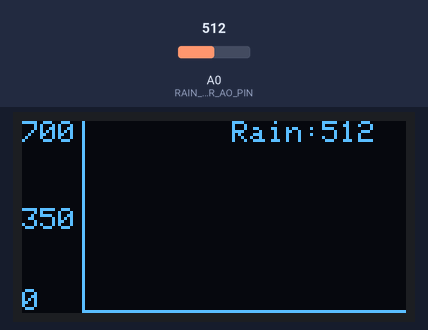
A sketch run on a simulated Arduino Uno, built with avr-gcc and run on an emulated ATmega328P. On the bench: 128×64 one-colour display. The test bench sets the inputs (shaded band); at power-on: A0 (RAIN_SENSOR_AO_PIN) = 512.

Above: at 2.2 s.
2.3 s: A0 (RAIN_SENSOR_AO_PIN) set to 710
At 4.1 s:
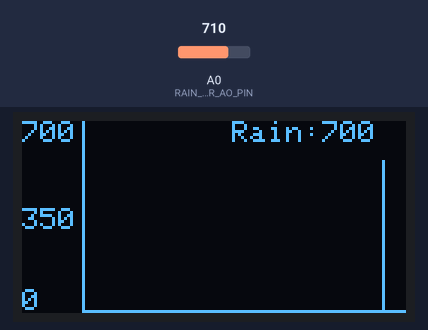
4.4 s: A0 (RAIN_SENSOR_AO_PIN) set to 690
At 5.7 s:
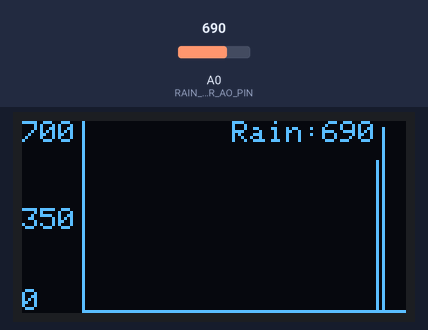
6.4 s: A0 (RAIN_SENSOR_AO_PIN) set to 716
At 8.5 s:
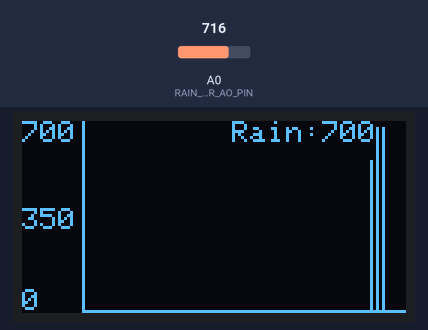
Timing chart, 0 to 10.0 s (numbered marks = the images above; inputs shaded):
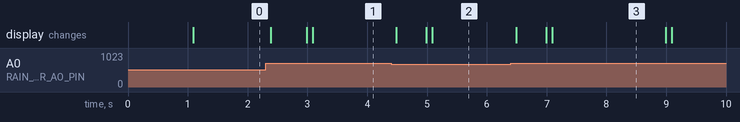

The sketch:

raindrop_analog_oled_histogram.ino
```cpp
/*
raindrop module analog output for graph

Wire Connection
1. Rain Sensor Module	Arduino	Notes
VCC	5V	Power supply
GND	GND	Ground
DO (digital out)	D2 (example)	HIGH when dry, LOW when wet
AO (analog out)	A0 (optional)	Returns analog moisture level
2. OLED wire connecction
Wiring: I2C OLED
OLED Pin	Arduino Uno / Mega
VCC	5V
GND	GND
SDA	A4 (Uno) / 20 (Mega)
SCL	A5 (Uno) / 21 (Mega)
*/

#include <Wire.h>
#include <Adafruit_GFX.h>
#include <Adafruit_SSD1306.h>

#define RAIN_SENSOR_AO_PIN A0
#define SCREEN_WIDTH 128
#define SCREEN_HEIGHT 64

Adafruit_SSD1306 display(SCREEN_WIDTH, SCREEN_HEIGHT, &Wire, -1);

// Histogram settings
#define MAX_BARS 50
#define BAR_WIDTH 2
#define SAMPLE_INTERVAL 100     // ms
#define SAMPLE_WINDOW 2000      // 2 seconds
#define SAMPLES_PER_BAR (SAMPLE_WINDOW / SAMPLE_INTERVAL)

uint8_t barHeights[MAX_BARS] = {0}; // Histogram values
int currentBarIndex = 0;

int rainSamples[SAMPLES_PER_BAR];
int sampleCount = 0;
unsigned long lastSampleTime = 0;

const int MAX_ANALOG = 700;

void setup() {
  Serial.begin(9600);
  if (!display.begin(SSD1306_SWITCHCAPVCC, 0x3C)) {
    Serial.println(F("OLED not found"));
    while (true);
  }

  display.clearDisplay();
  display.setTextColor(SSD1306_WHITE);
  display.setTextSize(1);
  display.setCursor(0, 0);
  display.println("Rain Histogram Init");
  display.display();
  delay(1000);
}

void loop() {
  if (millis() - lastSampleTime >= SAMPLE_INTERVAL) {
    lastSampleTime = millis();

    // Read and clamp rain value
    int rainValue = analogRead(RAIN_SENSOR_AO_PIN);
    rainValue = constrain(rainValue, 0, MAX_ANALOG);
    rainSamples[sampleCount++] = rainValue;

    // Once we have enough samples for a bar
    if (sampleCount >= SAMPLES_PER_BAR) {
      // Compute average
      long sum = 0;
      for (int i = 0; i < SAMPLES_PER_BAR; i++) {
        sum += rainSamples[i];
      }
      int avg = sum / SAMPLES_PER_BAR;

      // Map to display height
      uint8_t barHeight = map(avg, 0, MAX_ANALOG, 0, SCREEN_HEIGHT - 1);

      // Shift bars left
      for (int i = 0; i < MAX_BARS - 1; i++) {
        barHeights[i] = barHeights[i + 1];
      }
      barHeights[MAX_BARS - 1] = barHeight;

      sampleCount = 0; // Reset for next bar
    }

    // Draw histogram
    display.clearDisplay();

    // Y-axis labels
    display.setCursor(0, 0); display.print(MAX_ANALOG);
    display.setCursor(0, SCREEN_HEIGHT / 2 - 3); display.print(MAX_ANALOG / 2);
    display.setCursor(0, SCREEN_HEIGHT - 8); display.print("0");

    // Axis lines
    display.drawLine(20, 0, 20, SCREEN_HEIGHT, SSD1306_WHITE);
    display.drawLine(20, SCREEN_HEIGHT - 1, SCREEN_WIDTH, SCREEN_HEIGHT - 1, SSD1306_WHITE);

    // Draw histogram bars
    for (int i = 0; i < MAX_BARS; i++) {
      int x = 22 + i * BAR_WIDTH;
      int y = SCREEN_HEIGHT - barHeights[i];
      display.fillRect(x, y, BAR_WIDTH - 1, barHeights[i], SSD1306_WHITE);
    }

    // Show latest rain value
    display.setCursor(70, 0);
    display.print("Rain:");
    display.print(rainSamples[sampleCount - 1]);

    display.display();
  }
}
```
